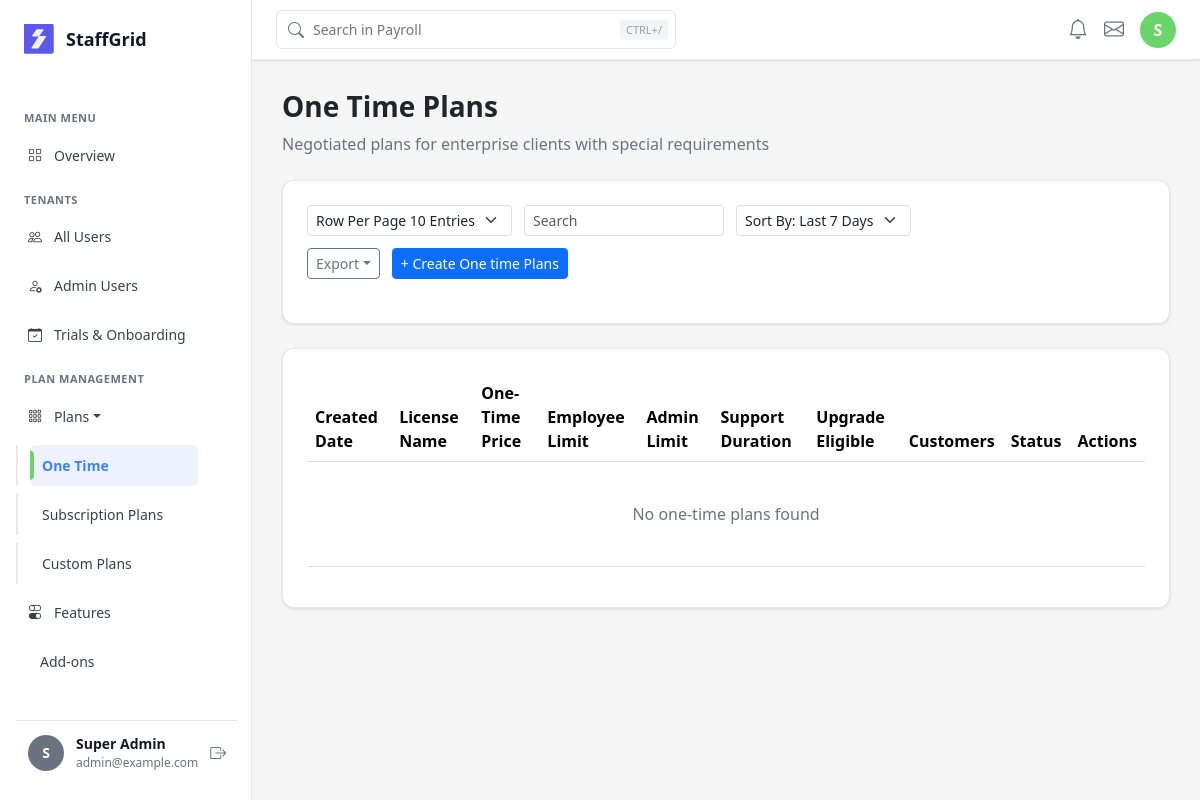
Before: /saas-admin/one-time-plans/ (signed in) with the older database file.
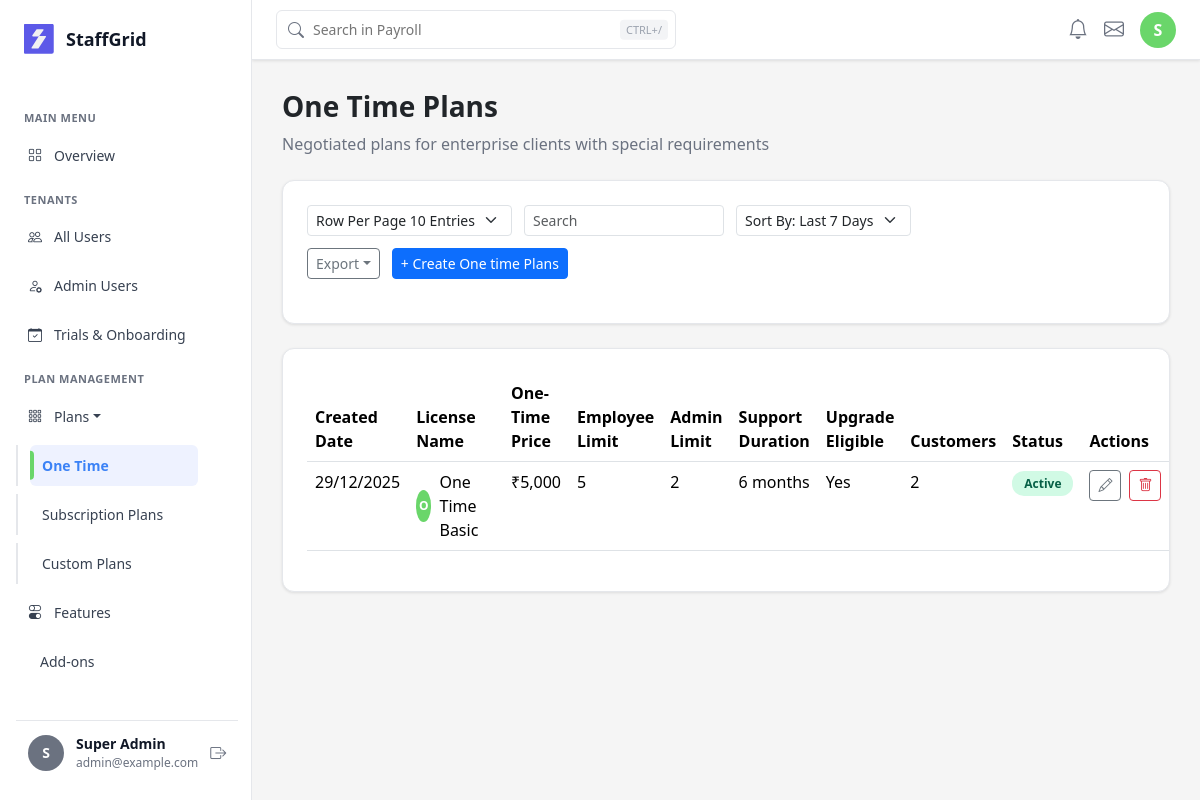
After: the same page with the newer database file.
### saas/models/plan.py (models this page shows, shortened)
class OneTimePlan(models.Model):
    STATUS_CHOICES = [
        ('active', 'Active'),
        ('inactive', 'Inactive'),
    ]
    created_date = models.DateTimeField(auto_now_add=True)
    license_name = models.CharField(max_length=100)
    one_time_price = models.DecimalField(max_digits=15, decimal_places=2)
    employee_limit = models.IntegerField()
    admin_limit = models.IntegerField()
    support_duration = models.IntegerField(help_text="Support duration in months")
    upgrade_eligible = models.BooleanField(default=True)
    customers = models.IntegerField(default=0)
    status = models.CharField(max_length=20, choices=STATUS_CHOICES, default='active')
    updated_at = models.DateTimeField(auto_now=True)
    class Meta:
        db_table = 'one_time_plans'
        ordering = ['-created_date']
        verbose_name = 'One Time Plan'
        verbose_name_plural = 'One Time Plans'

### saas/views/admin_dashboard_views.py (the view)
# urls.py: path('one-time-plans/', one_time_plans_admin, name='one_time_plans'),
@login_required(login_url='auth:login')
def one_time_plans_admin(request):
    if not is_super_admin(request.user):
        messages.error(request, 'Access denied.')
        return redirect('dashboard')
    search_query = request.GET.get('search', '').strip()
    status_filter = request.GET.get('status', '').strip()
    plans = OneTimePlan.objects.all().order_by('-created_date')
    if search_query:
        plans = plans.filter(license_name__icontains=search_query)
    if status_filter:
        plans = plans.filter(status=status_filter)
    paginator = Paginator(plans, 10)
    page_number = request.GET.get('page', 1)
    page_obj = paginator.get_page(page_number)
    context = {
        'plans': page_obj,
        'pagination': page_obj,
        'search_query': search_query,
        'status_filter': status_filter,
    }
    return render(request, 'admin/one_time_plans.html', context)

### saas/auth_backend.py (called while the page is built)
    def get_user(self, user_id):
        try:
            return User.objects.get(pk=user_id)
        except User.DoesNotExist:
            return None

### saas/context_processors.py (called while the page is built)
def users_and_roles(request):
    users = CustomUser.objects.select_related('role').all()
    roles = Role.objects.prefetch_related('users').all()
    payments = PaymentTransaction.objects.select_related('tenant').all()[:5]
    return {
        'users': users,
        'roles': roles,
        'payments': payments,
    }

### saas/views/admin_dashboard_views.py (called while the page is built)
def is_super_admin(user):
    return user.is_superuser or user.is_staff

### saas/templates/admin/one_time_plans.html (shortened to what this page needs)
{% extends 'base.html' %}
{% load humanize %}
{% block content %}
<div style="margin-bottom: 24px;">
    <h1 style="font-size: 28px; font-weight: 700; margin: 0 0 8px 0;">One Time Plans</h1>
    <p style="color: #6B7280; margin: 0;">Negotiated plans for enterprise clients with special requirements</p>
</div>
<div class="table-container mb-4">
    <div
        style="display: flex; justify-content: space-between; align-items: center; margin-bottom: 20px; flex-wrap: wrap; gap: 12px;">
        <div style="display: flex; gap: 12px; flex-wrap: wrap; align-items: center;">
            <select class="form-select form-select-sm" style="width: auto;">
                <option>Row Per Page 10 Entries</option>
            </select>
            <input type="text" class="form-control form-control-sm" placeholder="Search" style="width: 200px;"
                value="{{ search_query }}">
            <select class="form-select form-select-sm" style="width: auto;">
                <option>Sort By: Last 7 Days</option>
            </select>
        </div>
        <div>
            <button class="btn btn-sm btn-outline-secondary dropdown-toggle">Export</button>
            <a href="{% url 'plans:one_time_plans' %}" class="btn btn-sm btn-primary" style="margin-left: 8px;">+ Create
                One time Plans</a>
        </div>
    </div>
</div>
<div class="table-container">
    <table class="table table-hover">
        <thead>
            <tr>
                <th>Created Date</th>
                <th>License Name</th>
                <th>One-Time Price</th>
                <th>Employee Limit</th>
                <th>Admin Limit</th>
                <th>Support Duration</th>
                <th>Upgrade Eligible</th>
                <th>Customers</th>
                <th>Status</th>
                <th>Actions</th>
            </tr>
        </thead>
        <tbody>
            {% for plan in plans %}
            <tr>
                <td>{{ plan.created_date|date:"d/m/Y" }}</td>
                <td>
                    <div style="display: flex; align-items: center; gap: 8px;">
                        <div
                            style="width: 32px; height: 32px; border-radius: 50%; background: #6AD66A; display: flex; align-items: center; justify-content: center; color: white; font-weight: 600; font-size: 12px;">
                            {{ plan.license_name.0|upper }}
                        </div>
                        {{ plan.license_name }}
                    </div>
                </td>
                <td>₹{{ plan.one_time_price|floatformat:0|intcomma }}</td>
                <td>{{ plan.employee_limit }}</td>
                <td>{{ plan.admin_limit }}</td>
                <td>{{ plan.support_duration }} months</td>
                <td>{% if plan.upgrade_eligible %}Yes{% else %}No{% endif %}</td>
                <td>{{ plan.customers|intcomma }}</td>
                <td>
                    <span class="badge-status badge-active">{{ plan.get_status_display }}</span>
                </td>
                <td>
                    <div style="display: flex; gap: 8px;">
                        <a href="#" class="btn btn-sm btn-outline-secondary"><i class="bi bi-pencil"></i></a>
                        <a href="#" class="btn btn-sm btn-outline-danger"><i class="bi bi-trash"></i></a>
                    </div>
                </td>
            </tr>
            {% empty %}
            <tr>
                <td colspan="10" style="text-align: center; padding: 40px; color: #6B7280;">No one-time plans found</td>
            </tr>
            {% endfor %}
        </tbody>
    </table>
</div>
{% endblock %}

Changed rows visible on the page:
added OneTimePlan: created_date "29/12/2025", license_name.0 "O", license_name "One Time Basic", one_time_price "5,000", employee_limit "5", admin_limit "2", support_duration "6", upgrade_eligible "Yes", customers "2", status "Active"
Other visible differences:
text no longer shown: "No one-time plans found"
